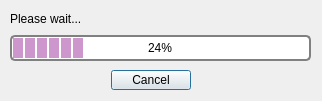
<?xml version="1.0" encoding="UTF-8"?>
<ui version="4.0">
 <class>ModalProgressDialog</class>
 <widget class="QDialog" name="ModalProgressDialog">
  <property name="geometry">
   <rect>
    <x>0</x>
    <y>0</y>
    <width>322</width>
    <height>101</height>
   </rect>
  </property>
  <property name="sizePolicy">
   <sizepolicy hsizetype="Minimum" vsizetype="Minimum">
    <horstretch>0</horstretch>
    <verstretch>0</verstretch>
   </sizepolicy>
  </property>
  <property name="windowTitle">
   <string>Dialog</string>
  </property>
  <widget class="QDialogButtonBox" name="buttonBox">
   <property name="geometry">
    <rect>
     <x>30</x>
     <y>70</y>
     <width>241</width>
     <height>20</height>
    </rect>
   </property>
   <property name="toolTip">
    <string/>
   </property>
   <property name="orientation">
    <enum>Qt::Horizontal</enum>
   </property>
   <property name="standardButtons">
    <set>QDialogButtonBox::Cancel</set>
   </property>
   <property name="centerButtons">
    <bool>true</bool>
   </property>
  </widget>
  <widget class="QWidget" name="verticalLayoutWidget">
   <property name="geometry">
    <rect>
     <x>10</x>
     <y>10</y>
     <width>301</width>
     <height>51</height>
    </rect>
   </property>
   <layout class="QVBoxLayout" name="verticalLayout">
    <item>
     <widget class="QLabel" name="label">
      <property name="text">
       <string>Please wait...</string>
      </property>
      <property name="textFormat">
       <enum>Qt::RichText</enum>
      </property>
     </widget>
    </item>
    <item>
     <widget class="QProgressBar" name="progressBar">
      <property name="styleSheet">
       <string notr="true"> QProgressBar {
     border: 2px solid grey;
     border-radius: 5px;
     text-align: center;
 } 
QProgressBar::chunk {
     background-color: #CD96CD;
	 width: 10px;
     margin: 1px;
 }</string>
      </property>
      <property name="value">
       <number>24</number>
      </property>
     </widget>
    </item>
   </layout>
  </widget>
 </widget>
 <resources/>
 <connections>
  <connection>
   <sender>buttonBox</sender>
   <signal>accepted()</signal>
   <receiver>ModalProgressDialog</receiver>
   <slot>accept()</slot>
   <hints>
    <hint type="sourcelabel">
     <x>248</x>
     <y>254</y>
    </hint>
    <hint type="destinationlabel">
     <x>157</x>
     <y>274</y>
    </hint>
   </hints>
  </connection>
  <connection>
   <sender>buttonBox</sender>
   <signal>rejected()</signal>
   <receiver>ModalProgressDialog</receiver>
   <slot>reject()</slot>
   <hints>
    <hint type="sourcelabel">
     <x>316</x>
     <y>260</y>
    </hint>
    <hint type="destinationlabel">
     <x>286</x>
     <y>274</y>
    </hint>
   </hints>
  </connection>
 </connections>
</ui>
